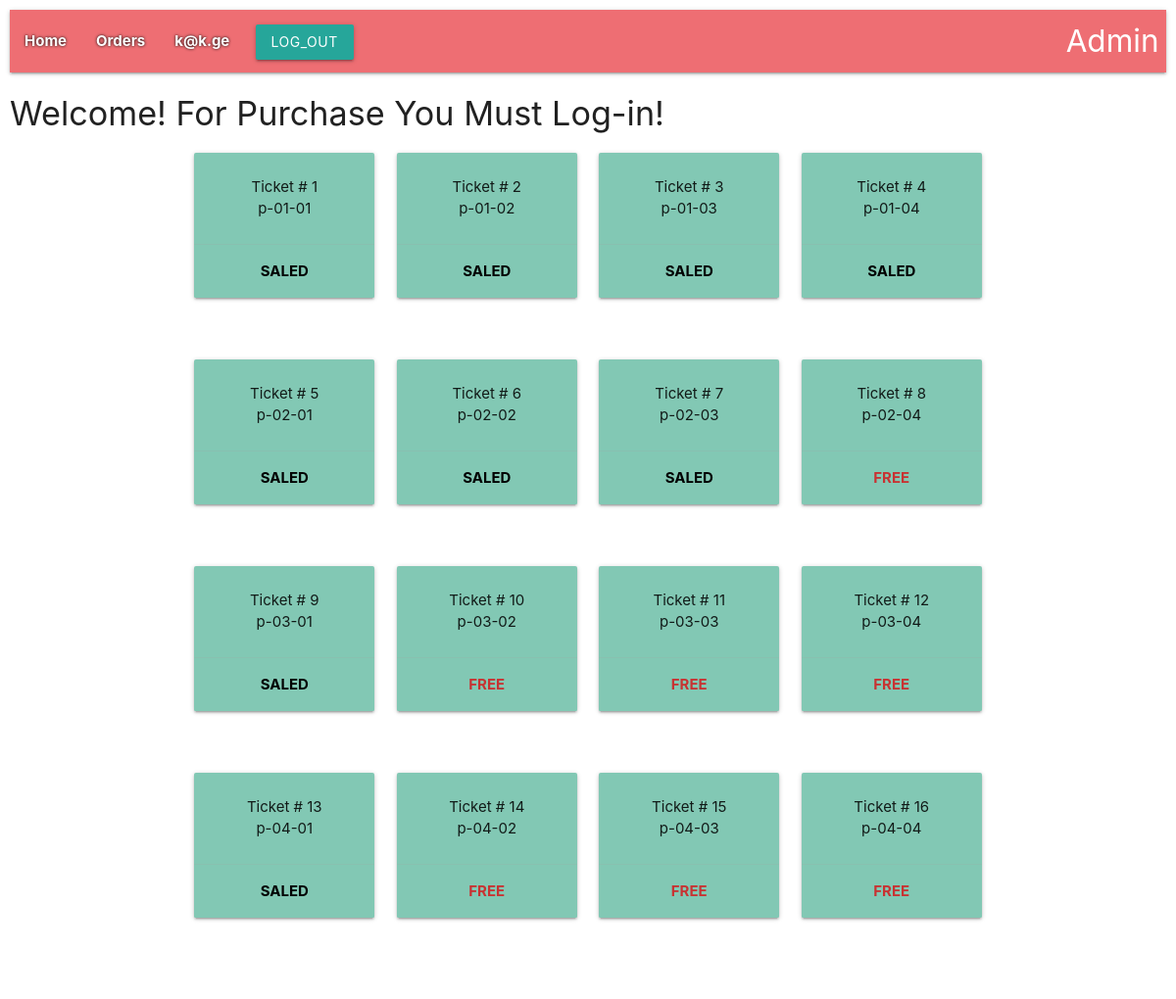
The page /tickets/ (signed in) on the database its author committed.
### user/models.py (models this page shows, shortened)
class User(AbstractUser):
    username = None
    email = models.EmailField(_('email address'), unique=True)
    salary = models.DecimalField(
        max_digits=8, decimal_places=2,
        verbose_name=_('Salary'), help_text='in Lari)', default=Decimal(100)
    )
    phone_number = models.CharField(max_length=50, verbose_name=_('Phone Number'))
    objects = UserManager()
    USERNAME_FIELD = 'email'
    REQUIRED_FIELDS = []
    class Meta:
        verbose_name = _('Employee')
        verbose_name_plural = _('Employees')

### tickets/models.py (models this page shows, shortened)
class Ticket(models.Model):
    name = models.CharField(max_length=24, verbose_name='Name')
    start_time = models.DateTimeField(verbose_name='Start time', default=datetime(2021, 2, 3))
    end_time = models.DateTimeField(verbose_name="End time", default=datetime(2021, 2, 4))
    code = models.IntegerField(unique=True)
    price = models.IntegerField(default=12)
    class StatusType(TextChoices):
        FREE = 'Free', _("Free")
        SALED = 'Saled', _("Saled")
    status = models.CharField(max_length=5, choices=StatusType.choices, default=StatusType.FREE)

### tickets/views.py (the view)
# urls.py: path('', include('tickets.urls', namespace='tickets')),
def tickets(request: WSGIRequest):
    ticket_list = Ticket.objects.all()
    context = {
        'ticket_list': ticket_list,
    }
    return render(request=request, template_name='tickets/tickets.html', context=context)

### templates/tickets/tickets.html
{% extends 'base.html' %}
{% block content %}
<h4>Welcome! For Purchase You Must Log-in!</h4>
<div class="container">
    <div class="row">
        {% for ticket in ticket_list %}
        {% if forloop.counter0|divisibleby:4 %}
        <div class="row">
            {% endif %}
            <div class="col s12 m3 l3 center">
                <div class="row">
                    <div class="col s12">
                        <div class="card" style="background-color: rgb(130,200,180);">
                            <div class="card-content">
                                <p>Ticket # {{ ticket.pk }}</p>
                                <p>{{ ticket.name }}</p>
                            </div>
                            <div class="card-action">
                                {% if ticket.orders %}
                                <span style="color: rgb(0,0,0); font-weight: bold;">SALED</span>
                                {% else %}
                                <span style="color: rgb(200,50,50); font-weight: bold;">FREE</span>
                                {% endif %}
                            </div>
                        </div>
                    </div>
                </div>
            </div>
            {% if forloop.counter|divisibleby:4 or forloop.last %}
        </div>
        {% endif %}
        {% endfor %}
    </div>
</div>
{% endblock %}

### templates/partials/header.html (shortened to what this page needs)
<nav style="padding= 20px;">
    <div class="nav-wrapper">
      <ul id="nav-mobile" class="left hide-on-med-and-down">
        <li style="color: rgb(100,30,30); font-weight: bold; text-shadow: 0 0 3px #000000;"><a href="{% url 'tickets:index' %}">Home</a></li>
        {% if user.is_authenticated %}
          <li style="color: rgb(100,30,30); font-weight: bold; text-shadow: 0 0 3px #000000;"><a href="{% url 'tickets:order' %}">Orders</a></li>
          <li style="color: rgb(100,30,30); font-weight: bold; text-shadow: 0 0 3px #000000;"><a href="{% url 'tickets:personal' %}">{{ user.email }}</a></li>
          <li>
            <form action="{% url 'user:user_logout' %}" method="POST">
                <div class="row">
                    <div class="col s12">
                        <button class="btn waves-effect waves-light" type="submit" name="action">
                            Log_out
                        </button>
                    </div>
                </div>
            </form>
        {% else %}
        <li><a href="{% url 'user:user_login' %}" style="color: rgb(100,30,30); font-weight: bold; text-shadow: 0 0 3px #ffffff; float: right;">
            Log-in
        </a></li>
        {% endif %}
          <li><a href="{% url 'admin:index' %}" class="brand-logo right">
              Admin</a></li>
      </ul>
    </div>
</nav>

### rows shown on the page
User: email "k@k.ge"
Ticket: pk "1", name "p-01-01", shows "SALED"
Ticket: pk "2", name "p-01-02", shows "SALED"
Ticket: pk "3", name "p-01-03", shows "SALED"
Ticket: pk "4", name "p-01-04", shows "SALED"
Ticket: pk "5", name "p-02-01", shows "SALED"
Ticket: pk "6", name "p-02-02", shows "SALED"
Ticket: pk "7", name "p-02-03", shows "SALED"
Ticket: pk "8", name "p-02-04", shows "FREE"
Ticket: pk "9", name "p-03-01", shows "SALED"
Ticket: pk "10", name "p-03-02", shows "FREE"
Ticket: pk "11", name "p-03-03", shows "FREE"
Ticket: pk "12", name "p-03-04", shows "FREE"
Ticket: pk "13", name "p-04-01", shows "SALED"
Ticket: pk "14", name "p-04-02", shows "FREE"
Ticket: pk "15", name "p-04-03", shows "FREE"
Ticket: pk "16", name "p-04-04", shows "FREE"
